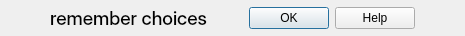
                   <widget class="QWidget" name="tabRow01" native="true">
                    <property name="sizePolicy">
                     <sizepolicy hsizetype="Expanding" vsizetype="Preferred">
                      <horstretch>1</horstretch>
                      <verstretch>0</verstretch>
                     </sizepolicy>
                    </property>
                    <property name="maximumSize">
                     <size>
                      <width>16777215</width>
                      <height>36</height>
                     </size>
                    </property>
                    <layout class="QHBoxLayout" name="horizontalLayout_8">
                     <property name="spacing">
                      <number>8</number>
                     </property>
                     <property name="leftMargin">
                      <number>50</number>
                     </property>
                     <property name="topMargin">
                      <number>0</number>
                     </property>
                     <property name="rightMargin">
                      <number>50</number>
                     </property>
                     <property name="bottomMargin">
                      <number>0</number>
                     </property>
                     <item>
                      <widget class="QLabel" name="label">
                       <property name="sizePolicy">
                        <sizepolicy hsizetype="Expanding" vsizetype="Preferred">
                         <horstretch>1</horstretch>
                         <verstretch>0</verstretch>
                        </sizepolicy>
                       </property>
                       <property name="minimumSize">
                        <size>
                         <width>0</width>
                         <height>0</height>
                        </size>
                       </property>
                       <property name="font">
                        <font>
                         <family>Inter Display Medium</family>
                         <pointsize>14</pointsize>
                         <italic>false</italic>
                         <bold>false</bold>
                         <underline>false</underline>
                        </font>
                       </property>
                       <property name="text">
                        <string>remember choices</string>
                       </property>
                      </widget>
                     </item>
                     <item>
                      <widget class="QWidget" name="buttonCombo" native="true">
                       <property name="sizePolicy">
                        <sizepolicy hsizetype="Fixed" vsizetype="Fixed">
                         <horstretch>0</horstretch>
                         <verstretch>0</verstretch>
                        </sizepolicy>
                       </property>
                       <property name="minimumSize">
                        <size>
                         <width>200</width>
                         <height>36</height>
                        </size>
                       </property>
                       <layout class="QHBoxLayout" name="horizontalLayout_10">
                        <property name="spacing">
                         <number>0</number>
                        </property>
                        <property name="leftMargin">
                         <number>0</number>
                        </property>
                        <property name="topMargin">
                         <number>0</number>
                        </property>
                        <property name="rightMargin">
                         <number>0</number>
                        </property>
                        <property name="bottomMargin">
                         <number>0</number>
                        </property>
                        <item alignment="Qt::AlignmentFlag::AlignRight">
                         <widget class="QDialogButtonBox" name="buttonComboBox">
                          <property name="maximumSize">
                           <size>
                            <width>16777215</width>
                            <height>36</height>
                           </size>
                          </property>
                          <property name="standardButtons">
                           <set>QDialogButtonBox::StandardButton::Help|QDialogButtonBox::StandardButton::Ok</set>
                          </property>
                         </widget>
                        </item>
                       </layout>
                      </widget>
                     </item>
                    </layout>
                   </widget>
